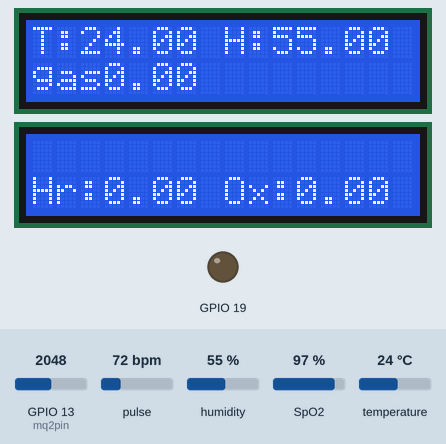
Recording of a sketch running on a simulated ESP32. On the bench: 2 × 16×2 character LCD, output pins drawn as LEDs (lit = HIGH). Inputs (shaded band) come from the test bench; at power-on: pulse 72 bpm, humidity 55 %, SpO2 97 %, temperature 24 °C, GPIO 13 (mq2pin) = 2048. WiFi joins after 1.5 s; servers stay silent unless stated; what the sketch prints to the serial monitor is not drawn.

Above: at 6.1 s.
6.2 s: pulse set to 42 bpm
At 8.4 s:
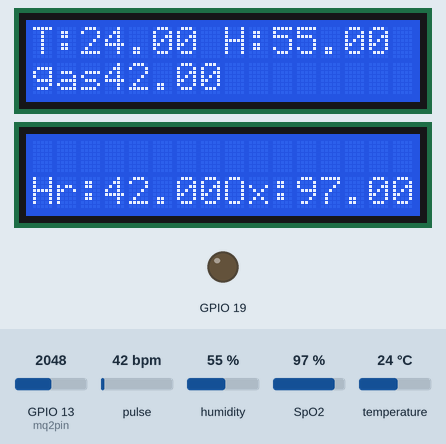
9.6 s: humidity set to 22 %
At 11.8 s:
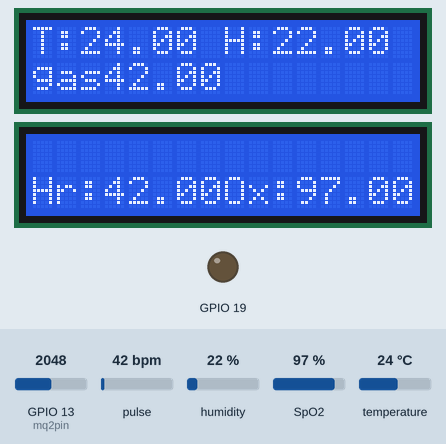
12.7 s: SpO2 set to 80 %
At 14.1 s:
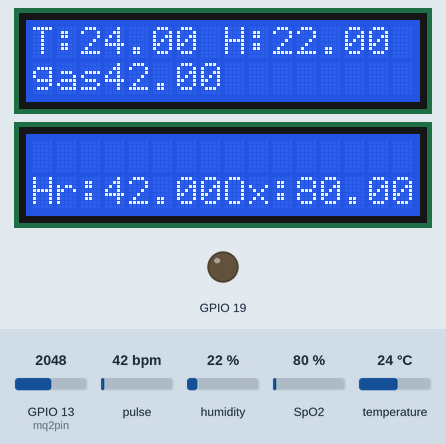
14.8 s: temperature set to 12 °C
At 16.3 s:
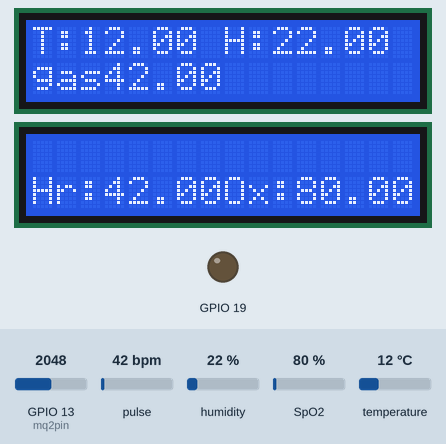
16.9 s: pulse set to 70 bpm
At 18.6 s:
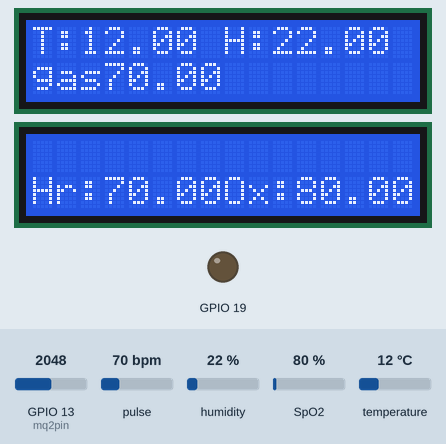
19.0 s: humidity set to 40 %
At 20.9 s:
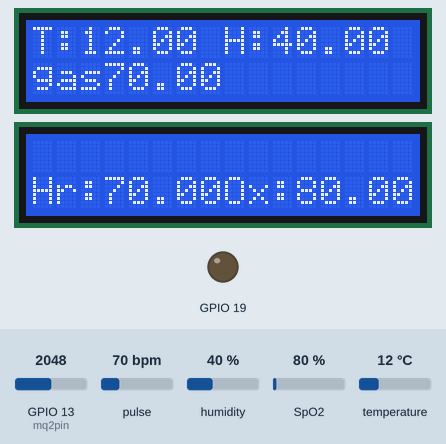
Timing chart, 0 to 22.1 s (numbered marks = the images above; inputs shaded):
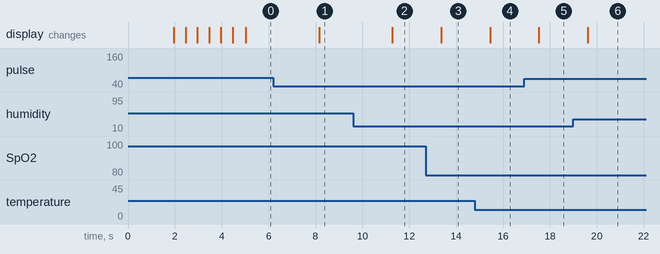

The sketch:

ESP32.ino
```cpp
/* connections
  DHT 11 data pin ---  27
  gas(mq2)  ---  13
*/


#define BLYNK_TEMPLATE_ID "TMPL6Z0MxW2Rz"
#define BLYNK_TEMPLATE_NAME "IOT HealthCare DashBoard"
#define BLYNK_AUTH_TOKEN "c58wFBOhAxlw7Cwps0O9OsIiYY8tgvI3"
#define BLYNK_PRINT Serial

#include <Wire.h>
#include "MAX30100_PulseOximeter.h"
#include <Blynk.h>
#include <WiFi.h>
#include <BlynkSimpleEsp32.h>
#include "DHT.h"
#include <LiquidCrystal_I2C.h>

LiquidCrystal_I2C lcd2(0x27,16,2);
LiquidCrystal_I2C lcd1(0x26,16,2);

#define REPORTING_PERIOD_MS 1000
PulseOximeter pox;

char auth[] = "c58wFBOhAxlw7Cwps0O9OsIiYY8tgvI3";
char ssid[] = "your_ssid";
char pass[] = "your_password";

#define DHTTYPE DHT11
#define DHTPIN 27
DHT dht(DHTPIN, DHTTYPE);

#define mq2pin 13             // defining the gas sensor pin. mq2 gas sensor

float t;
float h;
float BPM, SpO2;
uint32_t tsLastReport = 0;
float gasvalue;


void onBeatDetected() {
   Serial.println("Beat Detected!");
}

void setup() {
  Serial.begin(115200);
  pinMode(19, OUTPUT);
  pinMode(DHTPIN, INPUT);
  dht.begin();
  Blynk.begin(auth, ssid, pass);
  Serial.print("Initializing Pulse Oximeter..");
  Serial.println("mq2 warming up!");

  lcd1.init();
  lcd1.backlight();
  lcd2.init();
  lcd2.backlight();

  lcd2.clear();

  lcd1.setCursor(0, 0);
  lcd1.print("  Initializing  ");
  for (int a = 5; a <= 10; a++) {
    lcd1.setCursor(a, 1);
    lcd1.print(".");
    delay(500);
  }
  lcd1.clear();

  if (!pox.begin()) {
    Serial.println("FAILED");
    for (;;)
      ;
  } else {
    Serial.println("SUCCESS");
    pox.setOnBeatDetectedCallback(onBeatDetected);
  }
  pox.setIRLedCurrent(MAX30100_LED_CURR_7_6MA);
}

void loop() {
  pox.update();
  Blynk.run();
  t = dht.readTemperature();
  h = dht.readHumidity();
  BPM = pox.getHeartRate();
  SpO2 = pox.getSpO2();
  gasvalue = analogRead(mq2pin);

  if (millis() - tsLastReport > REPORTING_PERIOD_MS) {
    Serial.print("Heart rate:");
    Serial.print(BPM);
    Serial.print(" bpm / SpO2:");
    Serial.print(SpO2);
    Serial.println(" %");

    Serial.print("Temperature : ");
    Serial.print(t);
    Serial.print("    Humidity : ");
    Serial.println(h);

    lcd1.setCursor(0, 0);
    lcd1.print("T:");
    lcd1.print(t);
    lcd1.setCursor(8, 0);
    lcd1.print("H:");
    lcd1.print(h);

    lcd1.setCursor(0, 1);
    lcd1.print("gas");
    lcd1.print(BPM);

    lcd2.setCursor(0, 1);
    lcd2.print("Hr:");
    lcd2.print(BPM);
    lcd2.setCursor(8, 1);
    lcd2.print("Ox:");
    lcd2.print(SpO2);

    Blynk.virtualWrite(V0, t);
    Blynk.virtualWrite(V1, h);
    Blynk.virtualWrite(V2, gasvalue);
    Blynk.virtualWrite(V3, SpO2);
    Blynk.virtualWrite(V4, BPM);;

    tsLastReport = millis();
  }
}
```

Measured:
- after the input at 6.2 s, the display: changes after 1.9 s (image 1)
- after the input at 9.6 s, the display: changes after 1.7 s (image 2)
- after the input at 12.7 s, the display: changes after 0.66 s (image 3)
- after the input at 14.8 s, the display: changes after 0.65 s (image 4)
- after the input at 16.9 s, the display: changes after 0.63 s (image 5)
- after the input at 19.0 s, the display: changes after 0.62 s (image 6)
